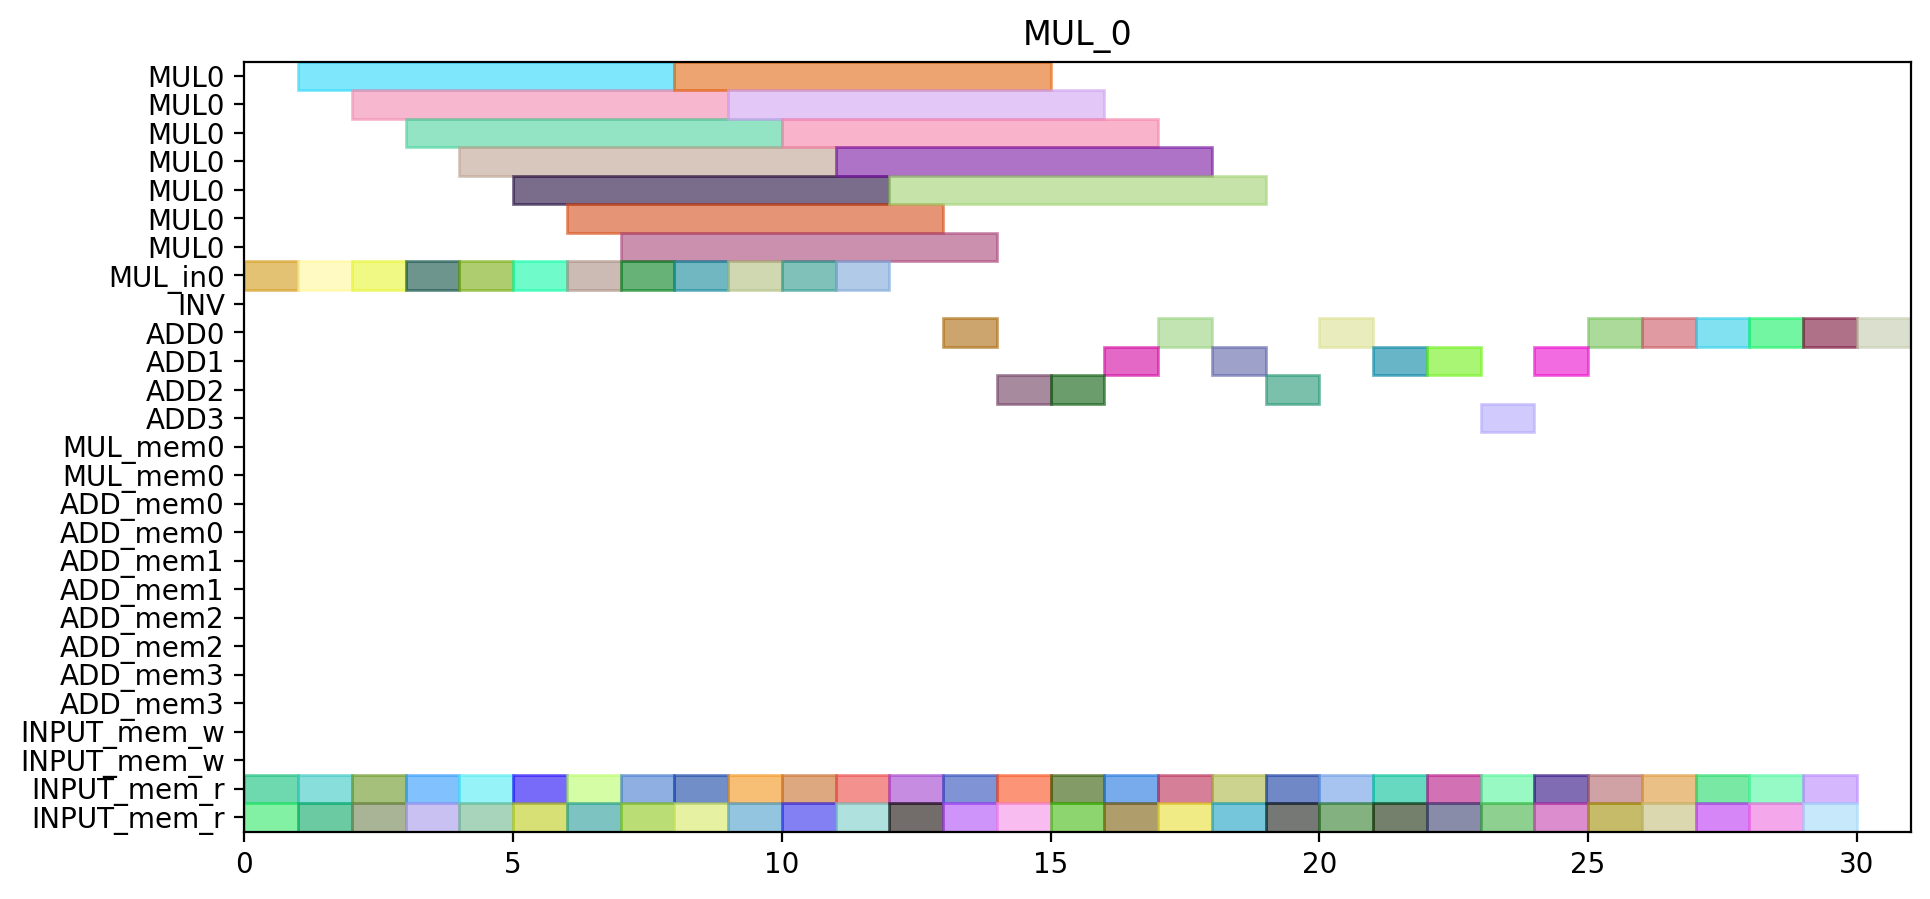

Here is the Python script that generated this plot:
from pyschedule import Scenario, solvers, plotters, alt


def solve():
	horizon = 194
	S = Scenario("MUL_0", horizon=horizon)

	# resource
	MUL = S.Resources('MUL', num=1, size=7)
	MUL_in = S.Resources('MUL_in', num=1)
	INV = S.Resource('INV')
	ADD = S.Resources('ADD', num=4, periods=range(1, horizon))
	MUL_mem = S.Resources('MUL_mem', num=1, size=2)
	ADD_mem = S.Resources('ADD_mem', num=4, size=2)
	INPUT_mem_w = S.Resource('INPUT_mem_w', size=2)
	INPUT_mem_r = S.Resource('INPUT_mem_r', size=2)

	# result of previous scheduling

	# new tasks
	c_t0_t0_t0_t0_in = S.Task('c_t0_t0_t0_t0_in', length=1, delay_cost=1)
	c_t0_t0_t0_t0_in += alt(MUL_in)
	c_t0_t0_t0_t0 = S.Task('c_t0_t0_t0_t0', length=7, delay_cost=1)
	c_t0_t0_t0_t0 += alt(MUL)
	S += c_t0_t0_t0_t0>=c_t0_t0_t0_t0_in

	c_t0_t0_t0_t0_mem0 = S.Task('c_t0_t0_t0_t0_mem0', length=1, delay_cost=1)
	c_t0_t0_t0_t0_mem0 += INPUT_mem_r
	S += c_t0_t0_t0_t0_mem0 <= c_t0_t0_t0_t0

	c_t0_t0_t0_t0_mem1 = S.Task('c_t0_t0_t0_t0_mem1', length=1, delay_cost=1)
	c_t0_t0_t0_t0_mem1 += INPUT_mem_r
	S += c_t0_t0_t0_t0_mem1 <= c_t0_t0_t0_t0

	c_t0_t0_t0_t1_in = S.Task('c_t0_t0_t0_t1_in', length=1, delay_cost=1)
	c_t0_t0_t0_t1_in += alt(MUL_in)
	c_t0_t0_t0_t1 = S.Task('c_t0_t0_t0_t1', length=7, delay_cost=1)
	c_t0_t0_t0_t1 += alt(MUL)
	S += c_t0_t0_t0_t1>=c_t0_t0_t0_t1_in

	c_t0_t0_t0_t1_mem0 = S.Task('c_t0_t0_t0_t1_mem0', length=1, delay_cost=1)
	c_t0_t0_t0_t1_mem0 += INPUT_mem_r
	S += c_t0_t0_t0_t1_mem0 <= c_t0_t0_t0_t1

	c_t0_t0_t0_t1_mem1 = S.Task('c_t0_t0_t0_t1_mem1', length=1, delay_cost=1)
	c_t0_t0_t0_t1_mem1 += INPUT_mem_r
	S += c_t0_t0_t0_t1_mem1 <= c_t0_t0_t0_t1

	c_t0_t0_t0_t2 = S.Task('c_t0_t0_t0_t2', length=1, delay_cost=1)
	c_t0_t0_t0_t2 += alt(ADD)

	c_t0_t0_t0_t2_mem0 = S.Task('c_t0_t0_t0_t2_mem0', length=1, delay_cost=1)
	c_t0_t0_t0_t2_mem0 += INPUT_mem_r
	S += c_t0_t0_t0_t2_mem0 <= c_t0_t0_t0_t2

	c_t0_t0_t0_t2_mem1 = S.Task('c_t0_t0_t0_t2_mem1', length=1, delay_cost=1)
	c_t0_t0_t0_t2_mem1 += INPUT_mem_r
	S += c_t0_t0_t0_t2_mem1 <= c_t0_t0_t0_t2

	c_t0_t0_t0_t3 = S.Task('c_t0_t0_t0_t3', length=1, delay_cost=1)
	c_t0_t0_t0_t3 += alt(ADD)

	c_t0_t0_t0_t3_mem0 = S.Task('c_t0_t0_t0_t3_mem0', length=1, delay_cost=1)
	c_t0_t0_t0_t3_mem0 += INPUT_mem_r
	S += c_t0_t0_t0_t3_mem0 <= c_t0_t0_t0_t3

	c_t0_t0_t0_t3_mem1 = S.Task('c_t0_t0_t0_t3_mem1', length=1, delay_cost=1)
	c_t0_t0_t0_t3_mem1 += INPUT_mem_r
	S += c_t0_t0_t0_t3_mem1 <= c_t0_t0_t0_t3

	c_t0_t0_t1_t0_in = S.Task('c_t0_t0_t1_t0_in', length=1, delay_cost=1)
	c_t0_t0_t1_t0_in += alt(MUL_in)
	c_t0_t0_t1_t0 = S.Task('c_t0_t0_t1_t0', length=7, delay_cost=1)
	c_t0_t0_t1_t0 += alt(MUL)
	S += c_t0_t0_t1_t0>=c_t0_t0_t1_t0_in

	c_t0_t0_t1_t0_mem0 = S.Task('c_t0_t0_t1_t0_mem0', length=1, delay_cost=1)
	c_t0_t0_t1_t0_mem0 += INPUT_mem_r
	S += c_t0_t0_t1_t0_mem0 <= c_t0_t0_t1_t0

	c_t0_t0_t1_t0_mem1 = S.Task('c_t0_t0_t1_t0_mem1', length=1, delay_cost=1)
	c_t0_t0_t1_t0_mem1 += INPUT_mem_r
	S += c_t0_t0_t1_t0_mem1 <= c_t0_t0_t1_t0

	c_t0_t0_t1_t1_in = S.Task('c_t0_t0_t1_t1_in', length=1, delay_cost=1)
	c_t0_t0_t1_t1_in += alt(MUL_in)
	c_t0_t0_t1_t1 = S.Task('c_t0_t0_t1_t1', length=7, delay_cost=1)
	c_t0_t0_t1_t1 += alt(MUL)
	S += c_t0_t0_t1_t1>=c_t0_t0_t1_t1_in

	c_t0_t0_t1_t1_mem0 = S.Task('c_t0_t0_t1_t1_mem0', length=1, delay_cost=1)
	c_t0_t0_t1_t1_mem0 += INPUT_mem_r
	S += c_t0_t0_t1_t1_mem0 <= c_t0_t0_t1_t1

	c_t0_t0_t1_t1_mem1 = S.Task('c_t0_t0_t1_t1_mem1', length=1, delay_cost=1)
	c_t0_t0_t1_t1_mem1 += INPUT_mem_r
	S += c_t0_t0_t1_t1_mem1 <= c_t0_t0_t1_t1

	c_t0_t0_t1_t2 = S.Task('c_t0_t0_t1_t2', length=1, delay_cost=1)
	c_t0_t0_t1_t2 += alt(ADD)

	c_t0_t0_t1_t2_mem0 = S.Task('c_t0_t0_t1_t2_mem0', length=1, delay_cost=1)
	c_t0_t0_t1_t2_mem0 += INPUT_mem_r
	S += c_t0_t0_t1_t2_mem0 <= c_t0_t0_t1_t2

	c_t0_t0_t1_t2_mem1 = S.Task('c_t0_t0_t1_t2_mem1', length=1, delay_cost=1)
	c_t0_t0_t1_t2_mem1 += INPUT_mem_r
	S += c_t0_t0_t1_t2_mem1 <= c_t0_t0_t1_t2

	c_t0_t0_t1_t3 = S.Task('c_t0_t0_t1_t3', length=1, delay_cost=1)
	c_t0_t0_t1_t3 += alt(ADD)

	c_t0_t0_t1_t3_mem0 = S.Task('c_t0_t0_t1_t3_mem0', length=1, delay_cost=1)
	c_t0_t0_t1_t3_mem0 += INPUT_mem_r
	S += c_t0_t0_t1_t3_mem0 <= c_t0_t0_t1_t3

	c_t0_t0_t1_t3_mem1 = S.Task('c_t0_t0_t1_t3_mem1', length=1, delay_cost=1)
	c_t0_t0_t1_t3_mem1 += INPUT_mem_r
	S += c_t0_t0_t1_t3_mem1 <= c_t0_t0_t1_t3

	c_t0_t0_t20 = S.Task('c_t0_t0_t20', length=1, delay_cost=1)
	c_t0_t0_t20 += alt(ADD)

	c_t0_t0_t20_mem0 = S.Task('c_t0_t0_t20_mem0', length=1, delay_cost=1)
	c_t0_t0_t20_mem0 += INPUT_mem_r
	S += c_t0_t0_t20_mem0 <= c_t0_t0_t20

	c_t0_t0_t20_mem1 = S.Task('c_t0_t0_t20_mem1', length=1, delay_cost=1)
	c_t0_t0_t20_mem1 += INPUT_mem_r
	S += c_t0_t0_t20_mem1 <= c_t0_t0_t20

	c_t0_t0_t21 = S.Task('c_t0_t0_t21', length=1, delay_cost=1)
	c_t0_t0_t21 += alt(ADD)

	c_t0_t0_t21_mem0 = S.Task('c_t0_t0_t21_mem0', length=1, delay_cost=1)
	c_t0_t0_t21_mem0 += INPUT_mem_r
	S += c_t0_t0_t21_mem0 <= c_t0_t0_t21

	c_t0_t0_t21_mem1 = S.Task('c_t0_t0_t21_mem1', length=1, delay_cost=1)
	c_t0_t0_t21_mem1 += INPUT_mem_r
	S += c_t0_t0_t21_mem1 <= c_t0_t0_t21

	c_t0_t0_t30 = S.Task('c_t0_t0_t30', length=1, delay_cost=1)
	c_t0_t0_t30 += alt(ADD)

	c_t0_t0_t30_mem0 = S.Task('c_t0_t0_t30_mem0', length=1, delay_cost=1)
	c_t0_t0_t30_mem0 += INPUT_mem_r
	S += c_t0_t0_t30_mem0 <= c_t0_t0_t30

	c_t0_t0_t30_mem1 = S.Task('c_t0_t0_t30_mem1', length=1, delay_cost=1)
	c_t0_t0_t30_mem1 += INPUT_mem_r
	S += c_t0_t0_t30_mem1 <= c_t0_t0_t30

	c_t0_t0_t31 = S.Task('c_t0_t0_t31', length=1, delay_cost=1)
	c_t0_t0_t31 += alt(ADD)

	c_t0_t0_t31_mem0 = S.Task('c_t0_t0_t31_mem0', length=1, delay_cost=1)
	c_t0_t0_t31_mem0 += INPUT_mem_r
	S += c_t0_t0_t31_mem0 <= c_t0_t0_t31

	c_t0_t0_t31_mem1 = S.Task('c_t0_t0_t31_mem1', length=1, delay_cost=1)
	c_t0_t0_t31_mem1 += INPUT_mem_r
	S += c_t0_t0_t31_mem1 <= c_t0_t0_t31

	c_t0_t1_t0_t0_in = S.Task('c_t0_t1_t0_t0_in', length=1, delay_cost=1)
	c_t0_t1_t0_t0_in += alt(MUL_in)
	c_t0_t1_t0_t0 = S.Task('c_t0_t1_t0_t0', length=7, delay_cost=1)
	c_t0_t1_t0_t0 += alt(MUL)
	S += c_t0_t1_t0_t0>=c_t0_t1_t0_t0_in

	c_t0_t1_t0_t0_mem0 = S.Task('c_t0_t1_t0_t0_mem0', length=1, delay_cost=1)
	c_t0_t1_t0_t0_mem0 += INPUT_mem_r
	S += c_t0_t1_t0_t0_mem0 <= c_t0_t1_t0_t0

	c_t0_t1_t0_t0_mem1 = S.Task('c_t0_t1_t0_t0_mem1', length=1, delay_cost=1)
	c_t0_t1_t0_t0_mem1 += INPUT_mem_r
	S += c_t0_t1_t0_t0_mem1 <= c_t0_t1_t0_t0

	c_t0_t1_t0_t1_in = S.Task('c_t0_t1_t0_t1_in', length=1, delay_cost=1)
	c_t0_t1_t0_t1_in += alt(MUL_in)
	c_t0_t1_t0_t1 = S.Task('c_t0_t1_t0_t1', length=7, delay_cost=1)
	c_t0_t1_t0_t1 += alt(MUL)
	S += c_t0_t1_t0_t1>=c_t0_t1_t0_t1_in

	c_t0_t1_t0_t1_mem0 = S.Task('c_t0_t1_t0_t1_mem0', length=1, delay_cost=1)
	c_t0_t1_t0_t1_mem0 += INPUT_mem_r
	S += c_t0_t1_t0_t1_mem0 <= c_t0_t1_t0_t1

	c_t0_t1_t0_t1_mem1 = S.Task('c_t0_t1_t0_t1_mem1', length=1, delay_cost=1)
	c_t0_t1_t0_t1_mem1 += INPUT_mem_r
	S += c_t0_t1_t0_t1_mem1 <= c_t0_t1_t0_t1

	c_t0_t1_t0_t2 = S.Task('c_t0_t1_t0_t2', length=1, delay_cost=1)
	c_t0_t1_t0_t2 += alt(ADD)

	c_t0_t1_t0_t2_mem0 = S.Task('c_t0_t1_t0_t2_mem0', length=1, delay_cost=1)
	c_t0_t1_t0_t2_mem0 += INPUT_mem_r
	S += c_t0_t1_t0_t2_mem0 <= c_t0_t1_t0_t2

	c_t0_t1_t0_t2_mem1 = S.Task('c_t0_t1_t0_t2_mem1', length=1, delay_cost=1)
	c_t0_t1_t0_t2_mem1 += INPUT_mem_r
	S += c_t0_t1_t0_t2_mem1 <= c_t0_t1_t0_t2

	c_t0_t1_t0_t3 = S.Task('c_t0_t1_t0_t3', length=1, delay_cost=1)
	c_t0_t1_t0_t3 += alt(ADD)

	c_t0_t1_t0_t3_mem0 = S.Task('c_t0_t1_t0_t3_mem0', length=1, delay_cost=1)
	c_t0_t1_t0_t3_mem0 += INPUT_mem_r
	S += c_t0_t1_t0_t3_mem0 <= c_t0_t1_t0_t3

	c_t0_t1_t0_t3_mem1 = S.Task('c_t0_t1_t0_t3_mem1', length=1, delay_cost=1)
	c_t0_t1_t0_t3_mem1 += INPUT_mem_r
	S += c_t0_t1_t0_t3_mem1 <= c_t0_t1_t0_t3

	c_t0_t1_t1_t0_in = S.Task('c_t0_t1_t1_t0_in', length=1, delay_cost=1)
	c_t0_t1_t1_t0_in += alt(MUL_in)
	c_t0_t1_t1_t0 = S.Task('c_t0_t1_t1_t0', length=7, delay_cost=1)
	c_t0_t1_t1_t0 += alt(MUL)
	S += c_t0_t1_t1_t0>=c_t0_t1_t1_t0_in

	c_t0_t1_t1_t0_mem0 = S.Task('c_t0_t1_t1_t0_mem0', length=1, delay_cost=1)
	c_t0_t1_t1_t0_mem0 += INPUT_mem_r
	S += c_t0_t1_t1_t0_mem0 <= c_t0_t1_t1_t0

	c_t0_t1_t1_t0_mem1 = S.Task('c_t0_t1_t1_t0_mem1', length=1, delay_cost=1)
	c_t0_t1_t1_t0_mem1 += INPUT_mem_r
	S += c_t0_t1_t1_t0_mem1 <= c_t0_t1_t1_t0

	c_t0_t1_t1_t1_in = S.Task('c_t0_t1_t1_t1_in', length=1, delay_cost=1)
	c_t0_t1_t1_t1_in += alt(MUL_in)
	c_t0_t1_t1_t1 = S.Task('c_t0_t1_t1_t1', length=7, delay_cost=1)
	c_t0_t1_t1_t1 += alt(MUL)
	S += c_t0_t1_t1_t1>=c_t0_t1_t1_t1_in

	c_t0_t1_t1_t1_mem0 = S.Task('c_t0_t1_t1_t1_mem0', length=1, delay_cost=1)
	c_t0_t1_t1_t1_mem0 += INPUT_mem_r
	S += c_t0_t1_t1_t1_mem0 <= c_t0_t1_t1_t1

	c_t0_t1_t1_t1_mem1 = S.Task('c_t0_t1_t1_t1_mem1', length=1, delay_cost=1)
	c_t0_t1_t1_t1_mem1 += INPUT_mem_r
	S += c_t0_t1_t1_t1_mem1 <= c_t0_t1_t1_t1

	c_t0_t1_t1_t2 = S.Task('c_t0_t1_t1_t2', length=1, delay_cost=1)
	c_t0_t1_t1_t2 += alt(ADD)

	c_t0_t1_t1_t2_mem0 = S.Task('c_t0_t1_t1_t2_mem0', length=1, delay_cost=1)
	c_t0_t1_t1_t2_mem0 += INPUT_mem_r
	S += c_t0_t1_t1_t2_mem0 <= c_t0_t1_t1_t2

	c_t0_t1_t1_t2_mem1 = S.Task('c_t0_t1_t1_t2_mem1', length=1, delay_cost=1)
	c_t0_t1_t1_t2_mem1 += INPUT_mem_r
	S += c_t0_t1_t1_t2_mem1 <= c_t0_t1_t1_t2

	c_t0_t1_t1_t3 = S.Task('c_t0_t1_t1_t3', length=1, delay_cost=1)
	c_t0_t1_t1_t3 += alt(ADD)

	c_t0_t1_t1_t3_mem0 = S.Task('c_t0_t1_t1_t3_mem0', length=1, delay_cost=1)
	c_t0_t1_t1_t3_mem0 += INPUT_mem_r
	S += c_t0_t1_t1_t3_mem0 <= c_t0_t1_t1_t3

	c_t0_t1_t1_t3_mem1 = S.Task('c_t0_t1_t1_t3_mem1', length=1, delay_cost=1)
	c_t0_t1_t1_t3_mem1 += INPUT_mem_r
	S += c_t0_t1_t1_t3_mem1 <= c_t0_t1_t1_t3

	c_t0_t1_t20 = S.Task('c_t0_t1_t20', length=1, delay_cost=1)
	c_t0_t1_t20 += alt(ADD)

	c_t0_t1_t20_mem0 = S.Task('c_t0_t1_t20_mem0', length=1, delay_cost=1)
	c_t0_t1_t20_mem0 += INPUT_mem_r
	S += c_t0_t1_t20_mem0 <= c_t0_t1_t20

	c_t0_t1_t20_mem1 = S.Task('c_t0_t1_t20_mem1', length=1, delay_cost=1)
	c_t0_t1_t20_mem1 += INPUT_mem_r
	S += c_t0_t1_t20_mem1 <= c_t0_t1_t20

	c_t0_t1_t21 = S.Task('c_t0_t1_t21', length=1, delay_cost=1)
	c_t0_t1_t21 += alt(ADD)

	c_t0_t1_t21_mem0 = S.Task('c_t0_t1_t21_mem0', length=1, delay_cost=1)
	c_t0_t1_t21_mem0 += INPUT_mem_r
	S += c_t0_t1_t21_mem0 <= c_t0_t1_t21

	c_t0_t1_t21_mem1 = S.Task('c_t0_t1_t21_mem1', length=1, delay_cost=1)
	c_t0_t1_t21_mem1 += INPUT_mem_r
	S += c_t0_t1_t21_mem1 <= c_t0_t1_t21

	c_t0_t1_t30 = S.Task('c_t0_t1_t30', length=1, delay_cost=1)
	c_t0_t1_t30 += alt(ADD)

	c_t0_t1_t30_mem0 = S.Task('c_t0_t1_t30_mem0', length=1, delay_cost=1)
	c_t0_t1_t30_mem0 += INPUT_mem_r
	S += c_t0_t1_t30_mem0 <= c_t0_t1_t30

	c_t0_t1_t30_mem1 = S.Task('c_t0_t1_t30_mem1', length=1, delay_cost=1)
	c_t0_t1_t30_mem1 += INPUT_mem_r
	S += c_t0_t1_t30_mem1 <= c_t0_t1_t30

	c_t0_t1_t31 = S.Task('c_t0_t1_t31', length=1, delay_cost=1)
	c_t0_t1_t31 += alt(ADD)

	c_t0_t1_t31_mem0 = S.Task('c_t0_t1_t31_mem0', length=1, delay_cost=1)
	c_t0_t1_t31_mem0 += INPUT_mem_r
	S += c_t0_t1_t31_mem0 <= c_t0_t1_t31

	c_t0_t1_t31_mem1 = S.Task('c_t0_t1_t31_mem1', length=1, delay_cost=1)
	c_t0_t1_t31_mem1 += INPUT_mem_r
	S += c_t0_t1_t31_mem1 <= c_t0_t1_t31

	c_t0_t2_t0_t0_in = S.Task('c_t0_t2_t0_t0_in', length=1, delay_cost=1)
	c_t0_t2_t0_t0_in += alt(MUL_in)
	c_t0_t2_t0_t0 = S.Task('c_t0_t2_t0_t0', length=7, delay_cost=1)
	c_t0_t2_t0_t0 += alt(MUL)
	S += c_t0_t2_t0_t0>=c_t0_t2_t0_t0_in

	c_t0_t2_t0_t0_mem0 = S.Task('c_t0_t2_t0_t0_mem0', length=1, delay_cost=1)
	c_t0_t2_t0_t0_mem0 += INPUT_mem_r
	S += c_t0_t2_t0_t0_mem0 <= c_t0_t2_t0_t0

	c_t0_t2_t0_t0_mem1 = S.Task('c_t0_t2_t0_t0_mem1', length=1, delay_cost=1)
	c_t0_t2_t0_t0_mem1 += INPUT_mem_r
	S += c_t0_t2_t0_t0_mem1 <= c_t0_t2_t0_t0

	c_t0_t2_t0_t1_in = S.Task('c_t0_t2_t0_t1_in', length=1, delay_cost=1)
	c_t0_t2_t0_t1_in += alt(MUL_in)
	c_t0_t2_t0_t1 = S.Task('c_t0_t2_t0_t1', length=7, delay_cost=1)
	c_t0_t2_t0_t1 += alt(MUL)
	S += c_t0_t2_t0_t1>=c_t0_t2_t0_t1_in

	c_t0_t2_t0_t1_mem0 = S.Task('c_t0_t2_t0_t1_mem0', length=1, delay_cost=1)
	c_t0_t2_t0_t1_mem0 += INPUT_mem_r
	S += c_t0_t2_t0_t1_mem0 <= c_t0_t2_t0_t1

	c_t0_t2_t0_t1_mem1 = S.Task('c_t0_t2_t0_t1_mem1', length=1, delay_cost=1)
	c_t0_t2_t0_t1_mem1 += INPUT_mem_r
	S += c_t0_t2_t0_t1_mem1 <= c_t0_t2_t0_t1

	c_t0_t2_t0_t2 = S.Task('c_t0_t2_t0_t2', length=1, delay_cost=1)
	c_t0_t2_t0_t2 += alt(ADD)

	c_t0_t2_t0_t2_mem0 = S.Task('c_t0_t2_t0_t2_mem0', length=1, delay_cost=1)
	c_t0_t2_t0_t2_mem0 += INPUT_mem_r
	S += c_t0_t2_t0_t2_mem0 <= c_t0_t2_t0_t2

	c_t0_t2_t0_t2_mem1 = S.Task('c_t0_t2_t0_t2_mem1', length=1, delay_cost=1)
	c_t0_t2_t0_t2_mem1 += INPUT_mem_r
	S += c_t0_t2_t0_t2_mem1 <= c_t0_t2_t0_t2

	c_t0_t2_t0_t3 = S.Task('c_t0_t2_t0_t3', length=1, delay_cost=1)
	c_t0_t2_t0_t3 += alt(ADD)

	c_t0_t2_t0_t3_mem0 = S.Task('c_t0_t2_t0_t3_mem0', length=1, delay_cost=1)
	c_t0_t2_t0_t3_mem0 += INPUT_mem_r
	S += c_t0_t2_t0_t3_mem0 <= c_t0_t2_t0_t3

	c_t0_t2_t0_t3_mem1 = S.Task('c_t0_t2_t0_t3_mem1', length=1, delay_cost=1)
	c_t0_t2_t0_t3_mem1 += INPUT_mem_r
	S += c_t0_t2_t0_t3_mem1 <= c_t0_t2_t0_t3

	c_t0_t2_t1_t0_in = S.Task('c_t0_t2_t1_t0_in', length=1, delay_cost=1)
	c_t0_t2_t1_t0_in += alt(MUL_in)
	c_t0_t2_t1_t0 = S.Task('c_t0_t2_t1_t0', length=7, delay_cost=1)
	c_t0_t2_t1_t0 += alt(MUL)
	S += c_t0_t2_t1_t0>=c_t0_t2_t1_t0_in

	c_t0_t2_t1_t0_mem0 = S.Task('c_t0_t2_t1_t0_mem0', length=1, delay_cost=1)
	c_t0_t2_t1_t0_mem0 += INPUT_mem_r
	S += c_t0_t2_t1_t0_mem0 <= c_t0_t2_t1_t0

	c_t0_t2_t1_t0_mem1 = S.Task('c_t0_t2_t1_t0_mem1', length=1, delay_cost=1)
	c_t0_t2_t1_t0_mem1 += INPUT_mem_r
	S += c_t0_t2_t1_t0_mem1 <= c_t0_t2_t1_t0

	c_t0_t2_t1_t1_in = S.Task('c_t0_t2_t1_t1_in', length=1, delay_cost=1)
	c_t0_t2_t1_t1_in += alt(MUL_in)
	c_t0_t2_t1_t1 = S.Task('c_t0_t2_t1_t1', length=7, delay_cost=1)
	c_t0_t2_t1_t1 += alt(MUL)
	S += c_t0_t2_t1_t1>=c_t0_t2_t1_t1_in

	c_t0_t2_t1_t1_mem0 = S.Task('c_t0_t2_t1_t1_mem0', length=1, delay_cost=1)
	c_t0_t2_t1_t1_mem0 += INPUT_mem_r
	S += c_t0_t2_t1_t1_mem0 <= c_t0_t2_t1_t1

	c_t0_t2_t1_t1_mem1 = S.Task('c_t0_t2_t1_t1_mem1', length=1, delay_cost=1)
	c_t0_t2_t1_t1_mem1 += INPUT_mem_r
	S += c_t0_t2_t1_t1_mem1 <= c_t0_t2_t1_t1

	solvers.mip.solve(S,msg=1,kind='CPLEX',ratio_gap=1.01)

	solution = [['hoge']*len(S.solution()[1]) for i in range(len(S.solution()))]
	for i in range(len(S.solution())):
		for j in range(len(S.solution()[i])):
			solution[i][j]=str(S.solution()[i][j])
	print(solution)

	cycles = int(solution[-1][3])

	pic_file_name = "/mnt/rose/usr1/fukuda/pairing_automation_design2/bls24-315/scheduling/MUL_mul1_add4/MUL_0.png"
	if(S.solution() != []):
		plotters.matplotlib.plot(S,img_filename=pic_file_name, vertical_text=True, fig_size=(cycles*0.25+3, 5), show_task_labels=False)

	return solution
